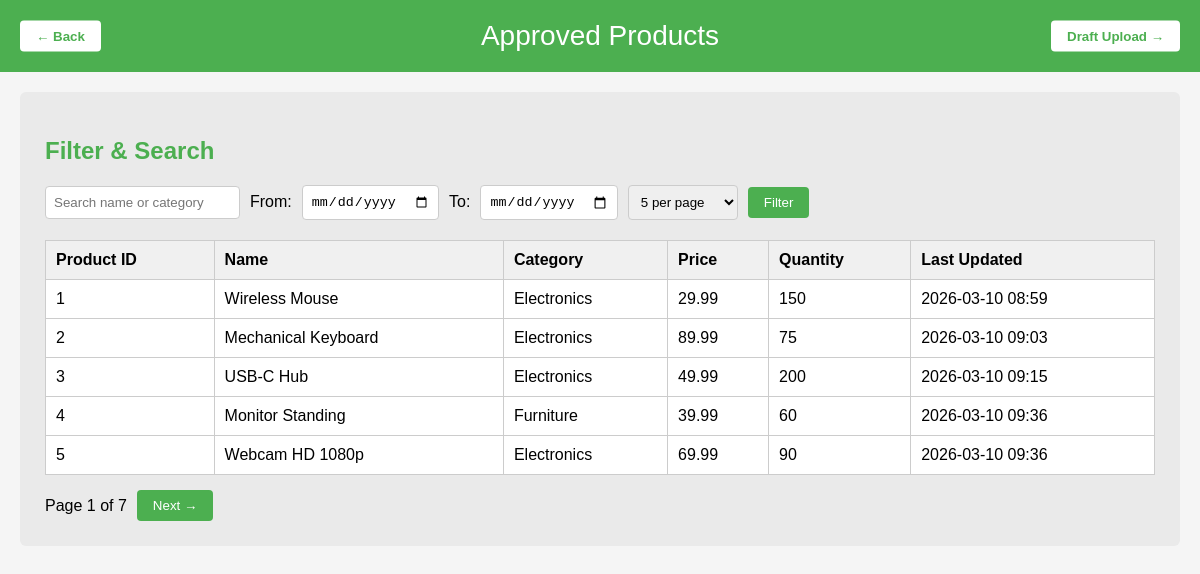
Page /approvedproducts/ on the committed database.
### practical/models.py (models this page shows, shortened)
class Product(models.Model):
    STATUS_CHOICES = [
        ('Draft', 'Draft'),
        ('Approved', 'Approved'),
    ]
    product_id = models.AutoField(primary_key=True)
    name = models.CharField(max_length=100, unique=True)
    category = models.CharField(max_length=50)
    price = models.DecimalField(max_digits=10, decimal_places=2)
    quantity = models.IntegerField()
    last_updated = models.DateTimeField(auto_now=True)
    status = models.CharField(max_length=10, choices=STATUS_CHOICES, default='Draft')

### practical/views.py (the view)
# urls.py: path('approvedproducts/', views.approved_products, name='approved_products'),
def approved_products(request):
    products = Product.objects.filter(status='Approved')
    search = request.GET.get('search', '')
    date_from = request.GET.get('date_from', '')
    date_to = request.GET.get('date_to', '')
    per_page = request.GET.get('per_page', '5')
    if search:
        products = products.filter(
            Q(name__icontains=search) | Q(category__icontains=search)
        )
    if date_from:
        products = products.filter(last_updated__date__gte=date_from)
    if date_to:
        products = products.filter(last_updated__date__lte=date_to)
    paginator = Paginator(products, per_page)
    page_number = request.GET.get('page', 1)
    page_obj = paginator.get_page(page_number)
    return render(request, 'approvedproducts.html', {
        'products': page_obj,
        'page_obj': page_obj,
    })

### templates/approvedproducts.html (shortened to what this page needs)
<!DOCTYPE html>
<html lang="en">
<head>
</head>
<body>
<div class="header">
    <button class="back-button" onclick="window.history.back()">← Back</button>
    Approved Products
    <button class="back-button" style="left:auto;right:20px;" onclick="window.location.href='/draftupload'">Draft Upload →</button>
</div>
<div class="container">
<h2>Filter & Search</h2>
<form method="GET">
<div class="filter">
    <input type="text" name="search" placeholder="Search name or category" value="{{ request.GET.search }}">
    <label>From:</label>
    <input type="date" name="date_from" value="{{ request.GET.date_from }}">
    <label>To:</label>
    <input type="date" name="date_to" value="{{ request.GET.date_to }}">
    <select name="per_page">
        <option value="5"  {% if request.GET.per_page == "5"  or not request.GET.per_page %}selected{% endif %}>5 per page</option>
    </select>
    <button type="submit">Filter</button>
</div>
</form>
<table>
<thead>
<tr>
    <th>Product ID</th>
    <th>Name</th>
    <th>Category</th>
    <th>Price</th>
    <th>Quantity</th>
    <th>Last Updated</th>
</tr>
</thead>
<tbody>
    {% for product in products %}
    <tr>
        <td>{{ product.product_id }}</td>
        <td>{{ product.name }}</td>
        <td>{{ product.category }}</td>
        <td>{{ product.price }}</td>
        <td>{{ product.quantity }}</td>
        <td>{{ product.last_updated|date:"Y-m-d H:i" }}</td>
    </tr>
    {% empty %}
    <tr>
        <td colspan="6" class="no-products">No approved products found.</td>
    </tr>
    {% endfor %}
</tbody>
</table>
<div class="pagination">
    <span>Page {{ page_obj.number }} of {{ page_obj.paginator.num_pages }}</span>
    {% if page_obj.has_next %}
        <a href="?page={{ page_obj.next_page_number }}&search={{ request.GET.search }}&date_from={{ request.GET.date_from }}&date_to={{ request.GET.date_to }}&per_page={{ request.GET.per_page }}">
            <button type="button">Next →</button>
        </a>
    {% endif %}
</div>
</div>
</body>
</html>

### templates/approvedproducts.html (style rules this page uses)
body { font-family: Arial, sans-serif; margin:0; background:#f5f5f5; }
.header { background:#4CAF50; color:white; text-align:center; padding:20px; font-size:28px; position:relative; }
.back-button { position:absolute; left:20px; top:50%; transform:translateY(-50%); background:white; color:#4CAF50; border:none; padding:8px 16px; border-radius:4px; cursor:pointer; font-weight:bold; }
.container { background:#eaeaea; margin:20px; padding:25px; border-radius:6px; }
h2 { color:#4CAF50; }
.filter { display:flex; gap:10px; flex-wrap:wrap; margin-bottom:20px; align-items:center; }
input, select { padding:8px; border:1px solid #ccc; border-radius:4px; }
button { background:#4CAF50; color:white; border:none; padding:8px 16px; border-radius:4px; cursor:pointer; }
table { width:100%; border-collapse:collapse; background:white; }
th, td { border:1px solid #ccc; padding:10px; text-align:left; }
th { background:#f0f0f0; }
.pagination { margin-top:15px; display:flex; gap:10px; align-items:center; }
.pagination a { text-decoration:none; }

### rows in the picture
Product: product_id "1", name "Wireless Mouse", category "Electronics", price "29.99", quantity "150", last_updated "2026-03-10 08:59"
Product: product_id "2", name "Mechanical Keyboard", category "Electronics", price "89.99", quantity "75", last_updated "2026-03-10 09:03"
Product: product_id "3", name "USB-C Hub", category "Electronics", price "49.99", quantity "200", last_updated "2026-03-10 09:15"
Product: product_id "4", name "Monitor Standing", category "Furniture", price "39.99", quantity "60", last_updated "2026-03-10 09:36"
Product: product_id "5", name "Webcam HD 1080p", category "Electronics", price "69.99", quantity "90", last_updated "2026-03-10 09:36"

### other values in the picture
{{ page_obj.number }} "1"
{{ page_obj.paginator.num_pages }} "7"
